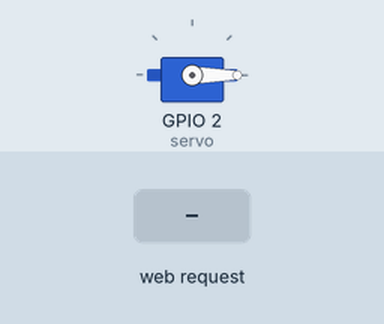
Simulated run of this sketch. Board: ESP8266 (NodeMCU). On the bench: servo. The test bench sets the inputs (shaded band). WiFi joins after 1.5 s; servers stay silent unless stated; what the sketch prints to the serial monitor is not drawn.

Above: at 4.7 s.
4.8 s: HTTP request GET /LED=ON received
At 5.7 s:
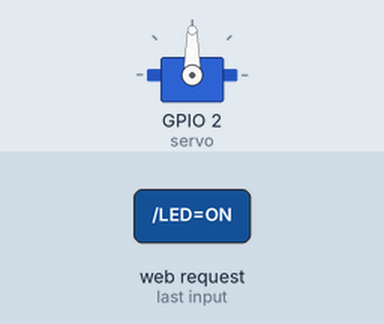
6.3 s: HTTP request GET /LED=OFF received
At 6.8 s:
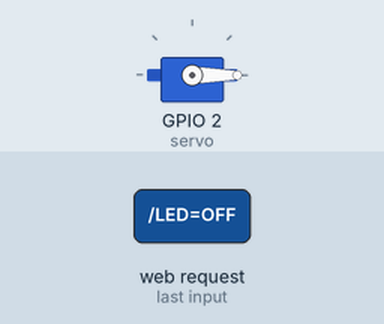
Timing chart, 0 to 9.3 s (numbered marks = the images above; inputs shaded):
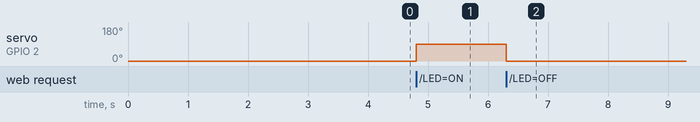

Measured:
- after the input at 4.8 s, servo on GPIO 2 (servo): 0° → 90° at once
- after the input at 6.3 s, servo on GPIO 2 (servo): 90° → 0° at once

The sketch:

fix_servo.ino
```cpp
#include <ESP8266WiFi.h>
#include <Servo.h>

Servo servo;

const char* ssid = "CariSendiri";
const char* password = "lupapassword";
IPAddress ip(192, 168, 43, 107); //set static ip
IPAddress gateway(192, 168, 43, 1); //set getteway
IPAddress subnet(255, 255, 255, 0);//set subnet

WiFiServer server(80);

void setup() {
  delay(2000);

  Serial.begin(115200);
  delay(10);

  servo.attach(2);  //D4
  servo.write(0);

  // Connect to WiFi network
  Serial.println();
  Serial.println();
  Serial.print("Connecting to ");
  Serial.println(ssid);

  WiFi.config(ip, gateway, subnet);
  WiFi.begin(ssid, password);

  while (WiFi.status() != WL_CONNECTED) {
    delay(500);
    Serial.print(".");
  }
  Serial.println("");
  Serial.println("WiFi connected");

  // Start the server
  server.begin();
  Serial.println("Server started");

  // Print the IP address
  Serial.print("Use this URL to connect: ");
  Serial.print("http://");
  Serial.print(WiFi.localIP());
  Serial.println("/");

}

void loop() {
  // Check if a client has connected
  WiFiClient client = server.available();
  if (!client) {
    return;
  }

  // Wait until the client sends some data
  Serial.println("new client");
  while(!client.available()){
    delay(1);
  }

  // Read the first line of the request
  String request = client.readStringUntil('\r');
  Serial.println(request);
  client.flush();

  // Match the request
  int value = LOW;
  if (request.indexOf("/LED=ON") != -1)  {
    servo.write(90);
    value = HIGH;
    delay(1000);
  }
  if (request.indexOf("/LED=OFF") != -1)  {
    servo.write(0);
    delay(1000);
    value = LOW;
  }

// Set ledPin according to the request
//digitalWrite(ledPin, value);

  // Return the response
  client.println("HTTP/1.1 200 OK");
  client.println("Content-Type: text/html");
  client.println(""); //  do not forget this one
  client.println("<!DOCTYPE HTML>");
  client.println("<html>");

  client.print("Led pin is now: ");

  if(value == HIGH) {
    client.print("On");
  } else {
    client.print("Off");
  }

  client.println("<br><br>");
  client.println("<a href=\"/LED=ON\"\"><button>Turn On </button></a>");
  client.println("<a href=\"/LED=OFF\"\"><button>Turn Off </button></a><br />");
  client.println("</html>");

  delay(1);
  Serial.println("Client disonnected");
  Serial.println("");
}
```
